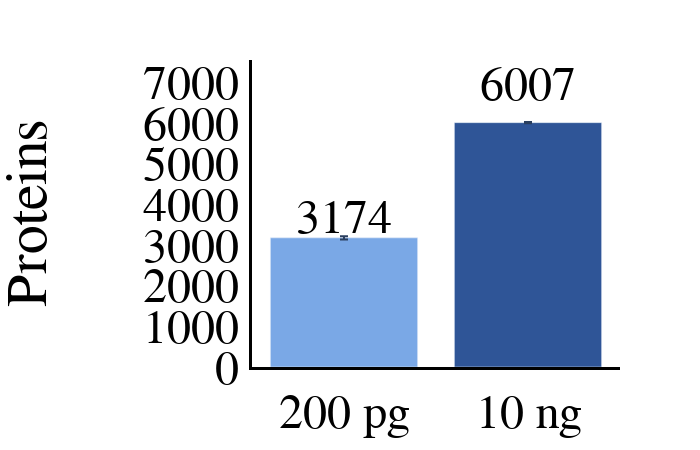

Here is the notebook cell this chart was saved with:
### Code cell
#ID plot(protein and peptides)
plot_options={
            "mean label": "True",
            "error bar": "ci95", #None, stdev, or ci95
            "X Title": "Conditions",
            "Y Title": "Proteins<br>",
            "color": ["#2F5597", "#7aa8e6","#AABD8C", "#E9E3B4", "#C6878F", "#fac8d3","#F39B6D",  "pink",
                  "orange", "brown", "pink", "gray", "olive", "cyan", "black","red",
                  "yellow","green","blue","indigo","violet"],
            "width": 700,
            "height": 450,
            "font": dict(size=48, family="Arial black",color="black"),
            "ID mode": "total",#grouped, total, MS2, grouped_stacked, stacked
            "Group By X": "Sample Amount", #ID_Mode does MS2 vs MBR
            "Group By Color": "Acquisition Mode",#ID_Mode does MS2 vs MBR
            "Group By Stack": "ID_Mode",#ID_Mode does MS2 vs MBR
        }
plot_options["plot_type"] = "1" # 1 is protein, 2 is peptide

# display(data_obj["peptide_ID_Summary"])
# pd.merge(data_obj["peptide_ID_Summary"],data_obj["run_metadata"]).to_csv("csv/pep.csv")
# display(data_obj["run_metadata"])
# display(data_obj["protein_ID_Summary"])
# pd.merge(data_obj["protein_ID_Summary"],data_obj["run_metadata"]).to_csv("csv/pep.csv")

figure ,_ ,_ =ID_plots(data_obj, plot_options, saved_settings,username="20min")
figure.update_layout(showlegend=False,xaxis_title=None)
figure.write_image("20min_IDs.png", scale=10, width = 1500, height=1000)
figure.show()

### Figure 1 — Plotly figure (JSON) as saved in the notebook; plotly's stock layout.template omitted (floating-point values rounded to 4 significant figures)
{"data": [{"alignmentgroup": "True", "error_y": {"array": [17.65]}, "hovertemplate": "Conditions=%{x}<br>IDs=%{y}<extra></extra>", "legendgroup": "10 ng", "marker": {"color": "#2F5597", "pattern": {"shape": ""}}, "name": "10 ng", "offsetgroup": "10 ng", "orientation": "v", "showlegend": true, "textposition": "auto", "type": "bar", "x": ["10 ng"], "xaxis": "x", "y": [6008.0], "yaxis": "y"}, {"alignmentgroup": "True", "error_y": {"array": [40.53]}, "hovertemplate": "Conditions=%{x}<br>IDs=%{y}<extra></extra>", "legendgroup": "200 pg", "marker": {"color": "#7aa8e6", "pattern": {"shape": ""}}, "name": "200 pg", "offsetgroup": "200 pg", "orientation": "v", "showlegend": true, "textposition": "auto", "type": "bar", "x": ["200 pg"], "xaxis": "x", "y": [3175.0], "yaxis": "y"}], "layout": {"annotations": [{"showarrow": false, "text": "6007", "x": "10 ng", "y": 6909.0}, {"showarrow": false, "text": "3174", "x": "200 pg", "y": 3651.0}], "barmode": "relative", "font": {"color": "black", "family": "Arial black", "size": 48}, "height": 450, "legend": {"title": {"text": "Conditions"}, "tracegroupgap": 0}, "margin": {"t": 60}, "paper_bgcolor": "rgba(255, 255, 255, 255)", "plot_bgcolor": "rgba(255, 255, 255, 255)", "showlegend": false, "width": 700, "xaxis": {"anchor": "y", "categoryarray": ["200 pg", "10 ng"], "categoryorder": "array", "domain": [0, 1], "linecolor": "black", "linewidth": 3, "showline": true, "title": {}}, "yaxis": {"anchor": "x", "domain": [0, 1], "linecolor": "black", "linewidth": 3, "showline": true, "title": {"text": "Proteins<br>"}}}}
